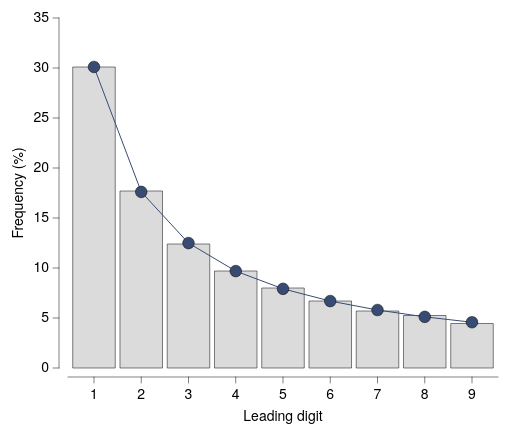

Write the Vega-Lite specification saved for this chart.
### Vega-Lite specification from a JSON file in a GitHub repository (floating-point values rounded to 4 significant figures)
{"background": null, "config": {"arc": {"fill": "#DBDBDB", "fillOpacity": 1.0, "innerRadius": 43.75, "padAngle": 0.03, "stroke": "black", "strokeOpacity": 1, "strokeWidth": 0.25}, "area": {"fill": "#DBDBDB", "fillOpacity": 1.0, "stroke": "black", "strokeOpacity": 1, "strokeWidth": 0.25}, "axis": {"domain": true, "domainCap": "round", "domainColor": "black", "domainWidth": 0.25, "grid": false, "gridCap": "round", "gridColor": "#F1F1F1", "gridDash": [0, 0], "gridOpacity": 1.0, "gridWidth": 0.25, "labelColor": "black", "labelFont": "Helvetica Neue, HelveticaNeue, Helvetica, Arial, sans-serif", "labelFontSize": 7, "labelFontStyle": "normal", "labelFontWeight": 400, "offset": 4.5, "ticks": true, "tickCap": "round", "tickColor": "black", "tickRound": false, "tickSize": 3, "tickWidth": 0.25, "titleColor": "black", "titleFont": "Helvetica Neue, HelveticaNeue, Helvetica, Arial, sans-serif", "titleFontSize": 7, "titleFontStyle": "normal", "titleFontWeight": 400}, "axisX": {"domain": true, "labelAlign": "center", "labelAngle": 0, "labels": true, "ticks": true, "translate": 0}, "axisY": {"domain": true, "labelAlign": "right", "labelAngle": 0, "labels": true, "ticks": true, "translate": 0}, "axisRight": {"domain": true, "labelAlign": "left", "labelAngle": 0, "labels": true, "ticks": true, "translate": 0}, "axisTop": {"domain": true, "labelAlign": "center", "labelAngle": 0, "labels": true, "ticks": true, "translate": 0}, "axisBand": {"tickOffset": 0}, "bar": {"fill": "#DBDBDB", "fillOpacity": 1.0, "stroke": "black", "strokeOpacity": 1, "strokeWidth": 0.25}, "boxplot": {"size": 15.75, "ticks": {"cornerRadius": 0.25, "fill": "black", "opacity": 1, "size": 7.875, "thickness": 0.25}, "box": {"fillOpacity": 1.0, "stroke": "black", "strokeOpacity": 1, "strokeWidth": 0.25}, "median": {"cornerRadius": 0, "fill": "black", "fillOpacity": 1.0, "opacity": 1, "size": 15.75, "thickness": 0.25}, "rule": {"fill": "black", "fillOpacity": 1.0, "size": 17.5, "stroke": "black", "strokeDash": [0, 0], "strokeOpacity": 1, "strokeWidth": 0.25}, "outliers": {"color": "black", "fill": "black", "fillOpacity": 1.0, "size": 0, "stroke": "black", "strokeOpacity": 1, "strokeWidth": 0.25}}, "circle": {"fill": "black", "fillOpacity": 1.0, "size": 2.188, "stroke": null, "strokeOpacity": 1, "strokeWidth": 0.25}, "errorband": {"band": {"fillOpacity": 0.6, "stroke": null, "strokeWidth": 0.25, "strokeOpacity": 1}, "borders": {"opacity": 0, "strokeOpacity": 0.25, "strokeWidth": 1}}, "errorbar": {"opacity": 1, "rule": {"strokeDash": [0, 0], "strokeWidth": 0.25}, "ticks": {"color": "black", "cornerRadius": 0.125, "opacity": 1, "size": 10.5, "thickness": 0.25}, "thickness": 0.25}, "font": "Helvetica Neue, HelveticaNeue, Helvetica, Arial, sans-serif", "geoshape": {"fill": "#DBDBDB", "fillOpacity": 1.0, "stroke": "black", "strokeOpacity": 1, "strokeWidth": 0.25}, "header": {"labelColor": "black", "labelFont": "Helvetica Neue, HelveticaNeue, Helvetica, Arial, sans-serif", "labelFontSize": 7, "labelFontStyle": "normal", "labelFontWeight": 400, "titleColor": "black", "titleFont": "Helvetica Neue, HelveticaNeue, Helvetica, Arial, sans-serif", "titleFontSize": 7, "titleFontStyle": "normal", "titleFontWeight": 400, "titlePadding": 0}, "legend": {"disable": false, "offset": 4.5, "titlePadding": 4, "labelOffset": 2, "gradientLabelOffset": 2, "gradientLength": 87.5, "gradientThickness": 8.75, "gradientOpacity": 1.0, "gradientStrokeColor": "black", "gradientStrokeWidth": 0.25, "labelColor": "black", "labelFont": "Helvetica Neue, HelveticaNeue, Helvetica, Arial, sans-serif", "labelFontSize": 7, "labelFontStyle": "normal", "labelFontWeight": 400, "strokeColor": "black", "strokeWidth": 0, "symbolSize": 42, "symbolStrokeColor": "black", "symbolStrokeWidth": 0.25, "titleColor": "black", "titleFont": "Helvetica Neue, HelveticaNeue, Helvetica, Arial, sans-serif", "titleFontSize": 7, "titleFontStyle": "normal", "titleFontWeight": 400}, "line": {"color": "black", "stroke": "black", "strokeCap": "butt", "strokeDash": [0, 0], "strokeOpacity": 1, "strokeWidth": 0.5}, "point": {"filled": true, "fill": "#DBDBDB", "fillOpacity": 1.0, "size": 8.75, "stroke": "black", "strokeOpacity": 1, "strokeWidth": 0.25}, "range": {"category": ["#B2B2B2", "#4A7CD3", "#008542", "#664CAF", "#509F98", "#636363", "#284F93", "#005226", "#382864", "#285753"], "diverging": {"scheme": ["#443E60", "#5F597E", "#7C759B", "#9994B6", "#B7B4CC", "#D6D5DC", "#F6F6F6", "#D1DAD9", "#A4C2BF", "#7AA9A4", "#578E89", "#37736E", "#1B5954"]}, "heatmap": {"scheme": ["#440154", "#472270", "#433E82", "#38598C", "#2C728E", "#238A8D", "#24A086", "#39B578", "#5DC862", "#96D646", "#CAE02D", "#FDE724"]}, "ordinal": {"scheme": ["#F1F1F1", "#DBDBDB", "#C6C6C6", "#B2B2B2", "#9D9D9D", "#898989", "#767676", "#636363", "#515151", "#404040", "#2F2F2F", "#1F1F1F"]}, "ramp": {"scheme": ["#440154", "#472270", "#433E82", "#38598C", "#2C728E", "#238A8D", "#24A086", "#39B578", "#5DC862", "#96D646", "#CAE02D", "#FDE724"]}}, "rule": {"color": "black", "stroke": "black", "strokeCap": "round", "strokeDash": [2, 2], "strokeOpacity": 1, "strokeWidth": 0.25}, "scale": {"barBandPaddingInner": 0.1, "rectBandPaddingInner": 0, "tickBandPaddingInner": 0.1, "bandPaddingOuter": 0.1, "bandWithNestedOffsetPaddingInner": 0.2, "bandWithNestedOffsetPaddingOuter": 0.2, "offsetBandPaddingInner": 0, "offsetBandPaddingOuter": 0, "round": false}, "rect": {"fill": "#DBDBDB", "fillOpacity": 1.0, "stroke": "black", "strokeOpacity": 1, "strokeWidth": 0.25}, "square": {"fill": "#DBDBDB", "fillOpacity": 1.0, "size": 17.5, "stroke": "black", "strokeOpacity": 1, "strokeWidth": 0.25}, "text": {"color": "black", "font": "Helvetica Neue, HelveticaNeue, Helvetica, Arial, sans-serif", "fontSize": 7, "fontStyle": "normal", "fontWeight": 400}, "tick": {"color": "black", "cornerRadius": 0.125, "opacity": 1.0, "size": 15.75, "thickness": 0.25}, "title": {"anchor": "middle", "frame": "group", "color": "black", "font": "Helvetica Neue, HelveticaNeue, Helvetica, Arial, sans-serif", "fontSize": 7, "fontStyle": "normal", "fontWeight": 400, "subtitleColor": "black", "subtitleFont": "Helvetica Neue, HelveticaNeue, Helvetica, Arial, sans-serif", "subtitleFontSize": "Helvetica Neue, HelveticaNeue, Helvetica, Arial, sans-serif", "subtitleFontStyle": "normal", "subtitleFontWeight": 400}, "trail": {"color": "black", "opacity": 1, "size": 0.5}, "view": {"continuousWidth": 215, "continuousHeight": 175, "discreteWidth": 215, "discreteHeight": 175, "fill": null, "stroke": null, "strokeWidth": 0.25}}, "layer": [{"mark": {"type": "bar"}, "encoding": {"x": {"field": "digit", "title": "Leading digit", "type": "ordinal"}, "y": {"field": "observed", "scale": {"domain": [0, 34]}, "title": "Frequency (%)", "type": "quantitative"}}}, {"mark": {"type": "line", "color": "#384C73", "point": {"color": "#384C73", "filled": true, "size": 34}}, "encoding": {"x": {"field": "digit", "title": "Leading digit", "type": "ordinal"}, "y": {"field": "benford", "type": "quantitative"}}}], "data": {"name": "data-2e7c821776759917b4b996fe6adfde92"}, "$schema": "https://vega.github.io/schema/vega-lite/v6.4.1.json", "datasets": {"data-2e7c821776759917b4b996fe6adfde92": [{"digit": 1, "observed": 30.1, "benford": 30.1}, {"digit": 2, "observed": 17.7, "benford": 17.61}, {"digit": 3, "observed": 12.4, "benford": 12.49}, {"digit": 4, "observed": 9.7, "benford": 9.691}, {"digit": 5, "observed": 8.0, "benford": 7.918}, {"digit": 6, "observed": 6.7, "benford": 6.695}, {"digit": 7, "observed": 5.7, "benford": 5.799}, {"digit": 8, "observed": 5.25, "benford": 5.115}, {"digit": 9, "observed": 4.45, "benford": 4.576}]}}
